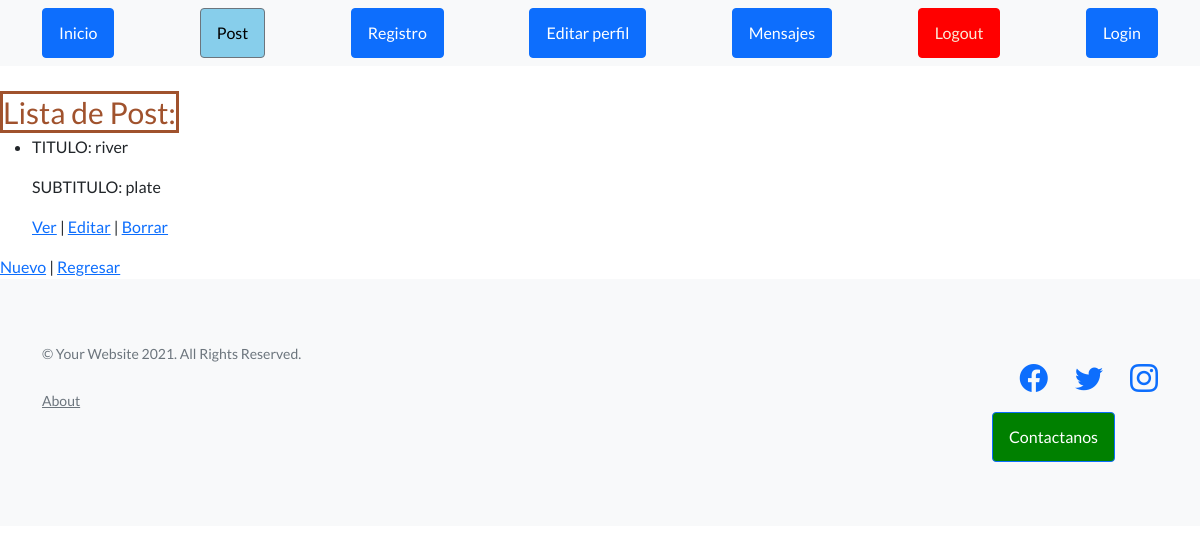
/AppHome/ListaPost/, run on an earlier commit of the app's database.
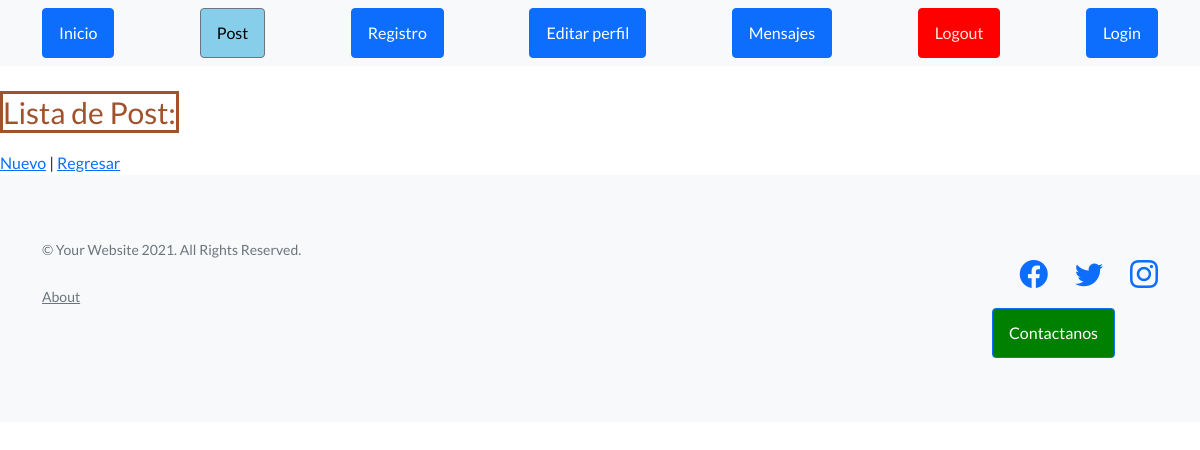
And on a later commit of the database.
### AppHome/models.py (models this page shows, shortened)
class Post(models.Model):
    Fecha= models.DateTimeField(auto_now_add=True)
    Autor=models.ForeignKey(User, on_delete=models.CASCADE)
    Titulo= models.CharField(max_length=40)
    Subtitulo= models.CharField(max_length=50)
    Equipo= models.CharField(max_length=30, null=True)
    Foto= models.ImageField(upload_to="imagenes", null=True)
    Cuerpo= RichTextField()

### AppHome/views.py (the view)
# urls.py: path("ListaPost/", views.PostList.as_view(), name = 'Lista'),
class PostList(ListView):
    model = Post
    template_name = "AppHome/ListaPost.html"

### AppHome/templates/AppHome/ListaPost.html
{% extends 'AppHome/padre.html' %}
{% load static %}
{% block contenidopost %}
<br>
    <span style="color:sienna;border-image: initial; border: 3px solid sienna; font-size: 30px;">Lista de Post: </span>
    <ul>
        {% for post in object_list %}
            <li>
                <p>TITULO: {{ post.Titulo }} </p>
                <P>SUBTITULO: {{ post.Subtitulo }} </P>
                <p>
                    <a href="{% url 'Detalle' post.id %}">Ver</a> |
                    <a href="{% url 'Actualiza' post.id %}">Editar</a> |
                    <a href="{% url 'Borrar' post.id %}">Borrar</a>
                </p>
            </li>
        {% endfor %}
    </ul>
    <a href="{% url 'CrearPost'  %}">Nuevo</a> |
    <a href="{% url 'post' %}">Regresar</a>
{% endblock contenidopost %}

What changed in the data, as far as the page shows it:
removed Post: Titulo "river", Subtitulo "plate"
